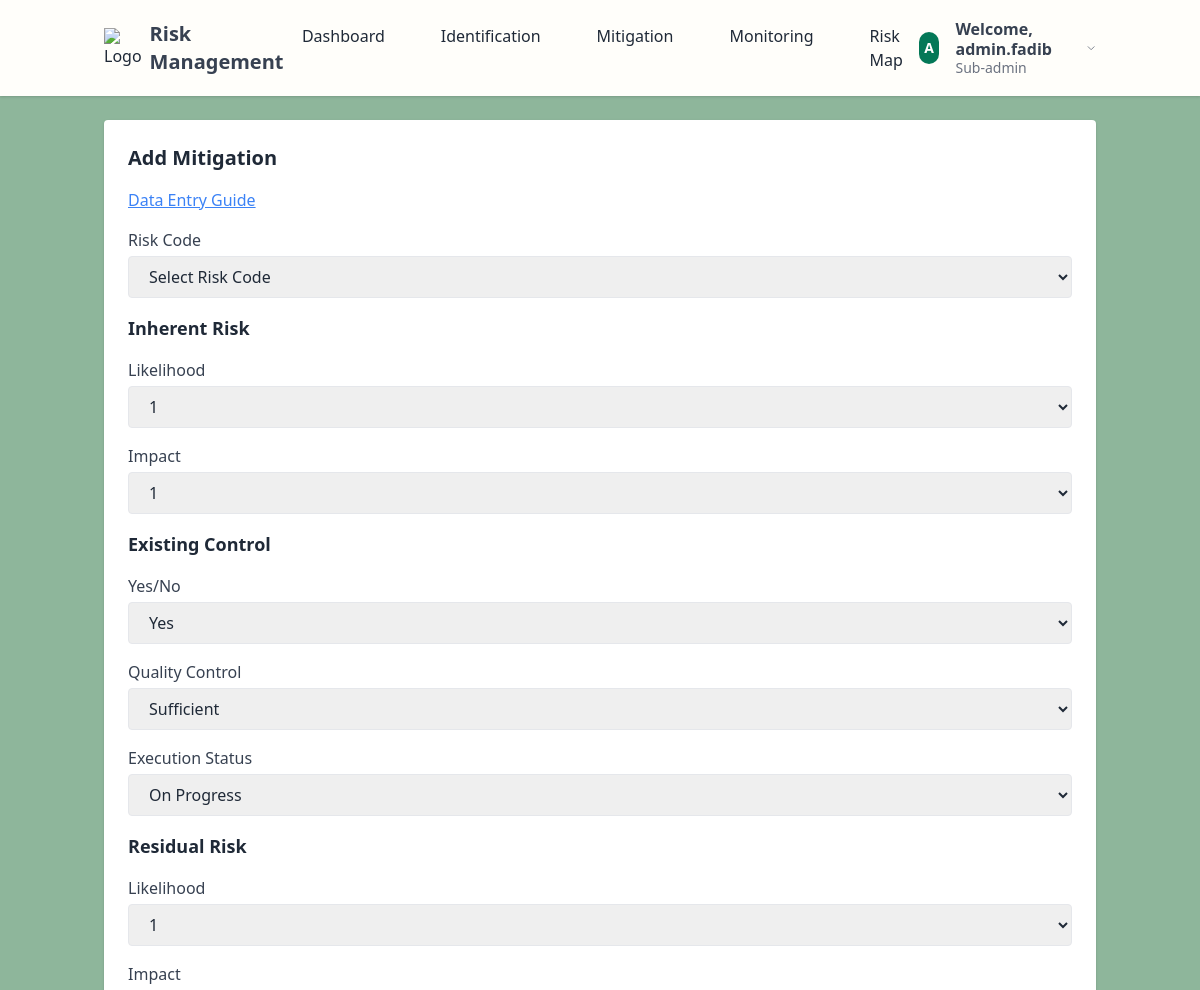
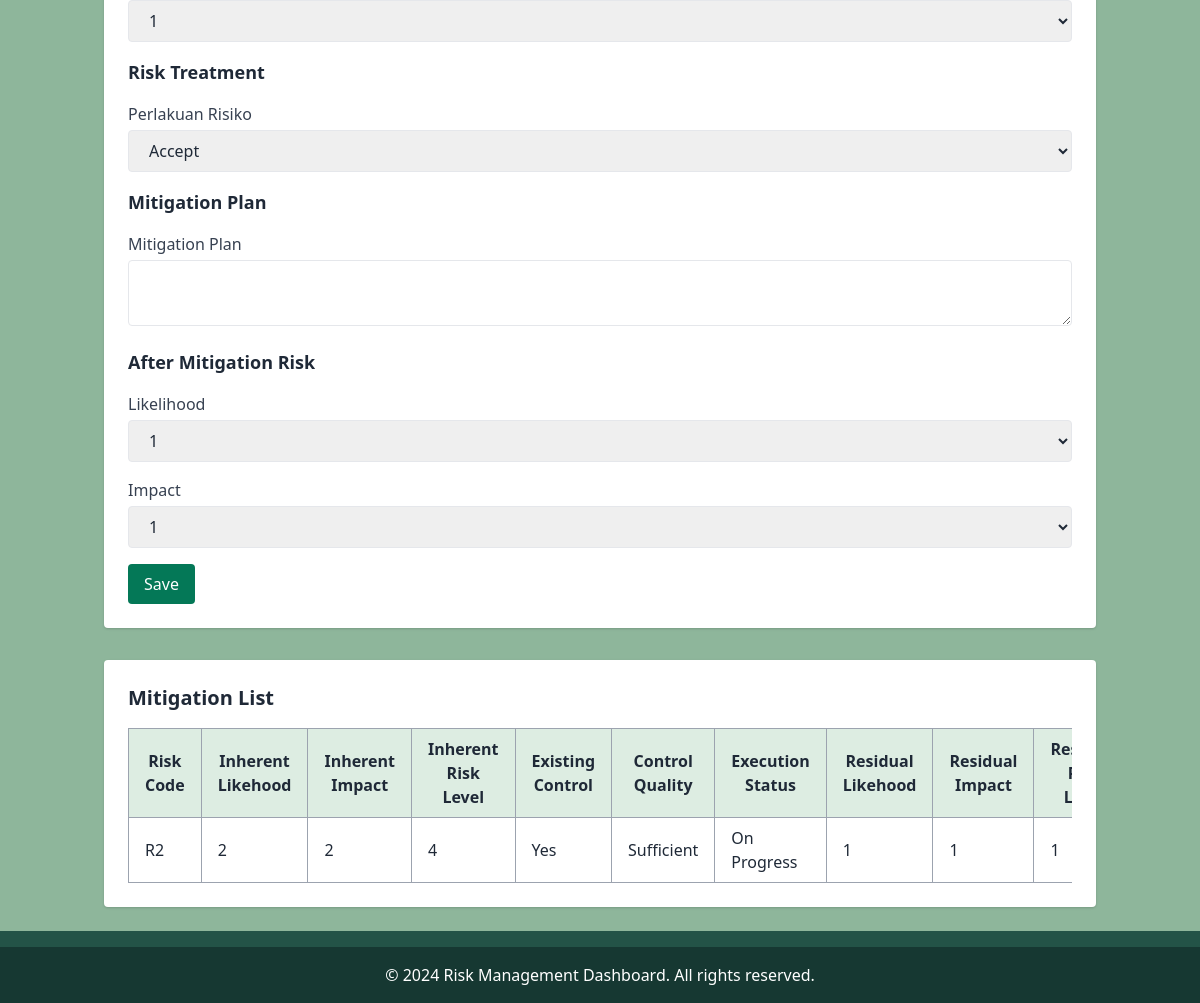
Screenshot of /pages/mitigation.php (signed in) with the database file from the repository (2 pictures, top to bottom).
### tables this page shows
CREATE TABLE `mitigations` (
  `id` int NOT NULL,
  `risk_code` varchar(10) DEFAULT NULL,
  `inherent_likehood` tinyint DEFAULT NULL,
  `inherent_impact` tinyint DEFAULT NULL,
  `inherent_risk_level` int DEFAULT NULL,
  `existing_control` enum('Yes','No') DEFAULT NULL,
  `control_quality` enum('Sufficient','Not Sufficient') DEFAULT NULL,
  `execution_status` enum('On Progress','Pending','Completed') DEFAULT NULL,
  `residual_likehood` tinyint DEFAULT NULL,
  `residual_impact` tinyint DEFAULT NULL,
  `residual_risk_level` int DEFAULT NULL,
  `risk_treatment` enum('Accept','Share','Reduce','avoid') DEFAULT NULL,
  `mitigation_plan` text,
  `after_mitigation_likehood` tinyint DEFAULT NULL,
  `after_mitigation_impact` tinyint DEFAULT NULL,
  `after_mitigation_risk_level` int DEFAULT NULL,
  `faculty_id` int DEFAULT NULL,
  `is_completed` tinyint(1) NOT NULL DEFAULT '0'
);

### pages/mitigation.php (the view, shortened to what this page needs)
<?php
require_once '../includes/init.php';
require_once '../classes/Mitigation.php';
$username = $_SESSION['username'];
if (strpos($username, '@') !== false) {
    $username = explode('@', $username)[0];
}
$mitigation = new Mitigation($conn);
$is_admin = $_SESSION['role'] === 'admin' || $_SESSION['role'] === 'sub-admin';
$id = $_GET['edit'] ?? null;
$editData = $id ? $mitigation->getMitigationById($id) : null;
?>
<!DOCTYPE html>
<html lang="id">
<head>
    <link rel="stylesheet" href="../assets/css/palette.css">
    <link href="https://cdn.jsdelivr.net/npm/tailwindcss@2.0.4/dist/tailwind.min.css" rel="stylesheet">
</head>
<header class="bg-beige shadow">
    <div class="container mx-auto px-4 py-4 flex justify-between items-center relative">
        <div class="flex items-center space-x-2">
            <img src="../assets/img/logo.png" alt="Logo" class="w-10 h-10">
            <span class="text-xl font-bold text-gray-700">Risk Management</span>
        </div>
        <nav id="navMenu" class="hidden md:flex md:space-x-6 absolute md:static top-16 left-0 w-full md:w-auto bg-white md:bg-transparent shadow md:shadow-none z-20 transition-all duration-300 ease-in-out">
            <a href="dashboard.php" class="block px-4 py-2 hover:bg-green-700 hover:text-white rounded transition-all duration-300">Dashboard</a>
            <a href="identification.php" class="block px-4 py-2 hover:bg-green-700 hover:text-white rounded transition-all duration-300">Identification</a>
            <a href="mitigation.php" class="block px-4 py-2 hover:bg-green-700 hover:text-white rounded transition-all duration-300">Mitigation</a>
            <a href="monitoring.php" class="block px-4 py-2 hover:bg-green-700 hover:text-white rounded transition-all duration-300">Monitoring</a>
            <a href="riskmap.php" class="block px-4 py-2 hover:bg-green-700 hover:text-white rounded transition-all duration-300">Risk Map</a>
        </nav>
        <div class="relative">
            <button id="userMenuButton" class="flex items-center space-x-4 focus:outline-none transition-all duration-300 hover:scale-105">
                <div class="bg-green-700 w-8 h-8 rounded-full flex justify-center items-center text-white font-bold text-sm">
                    <?php echo strtoupper(substr($_SESSION['username'], 0, 1)); ?>
                </div>
                <div class="hidden md:flex flex-col text-left">
                    <span class="text-gray-700 font-semibold text-base leading-tight">Welcome, <?php echo htmlspecialchars($username); ?></span>
                    <span class="text-gray-500 text-sm leading-tight"><?php echo ucfirst($_SESSION['role']); ?></span>
                </div>
                <svg class="w-4 h-4 text-gray-500 ml-2 transition-transform duration-300 transform group-hover:rotate-180" xmlns="http://www.w3.org/2000/svg" fill="none" viewBox="0 0 24 24" stroke="currentColor">
                    <path stroke-linecap="round" stroke-linejoin="round" stroke-width="2" d="M19 9l-7 7-7-7" />
                </svg>
            </button>
        </div>
    </div>
</header>
<body class="bg-light-green text-gray-800 flex flex-col min-h-screen overflow:visible">
<div class="flex-grow">
    <main class="container mx-auto px-4 py-6 flex-grow">
        <?php if ($is_admin): ?>
        <section class="bg-white rounded shadow p-6 mb-8">
            <h2 class="text-xl font-bold mb-4">Add Mitigation</h2>
            <div class="flex justify-left mb-4">
                <button id="openGuide" class="text-blue-500 underline hover:text-blue-700">
                    Data Entry Guide
                </button>
            </div>
            <form action="mitigation.php" method="POST" class="space-y-4">
                <div>
                    <label for="risk_code" class="block text-gray-700">Risk Code</label>
                    <select id="risk_code" name="risk_code" required class="w-full mt-1 px-4 py-2 border rounded focus:ring focus:ring-green-500">
                        <option value="" disabled selected>Select Risk Code</option>
                    </select>
                </div>
                <h3 class="text-lg font-bold mt-6 mb-2">Inherent Risk</h3>
                <div class="space-y-4">
                    <div>
                        <label for="inherent_likehood" class="block text-gray-700 font-medium">Likelihood</label>
                        <select id="inherent_likehood" name="inherent_likehood" required class="w-full mt-1 px-4 py-2 border rounded focus:ring focus:ring-green-500">
                            <?php for ($i = 1; $i <= 5; $i++): ?>
                                <option value="<?php echo $i; ?>" <?php echo (isset($editData['inherent_likehood']) && $editData['inherent_likehood'] == $i) ? 'selected' : ''; ?>><?php echo $i; ?></option>
                            <?php endfor; ?>
                        </select>
                    </div>
                    <div>
                        <label for="inherent_impact" class="block text-gray-700 font-medium">Impact</label>
                        <select id="inherent_impact" name="inherent_impact" required class="w-full mt-1 px-4 py-2 border rounded focus:ring focus:ring-green-500">
                            <?php for ($i = 1; $i <= 5; $i++): ?>
                                <option value="<?php echo $i; ?>" <?php echo (isset($editData['inherent_impact']) && $editData['inherent_impact'] == $i) ? 'selected' : ''; ?>><?php echo $i; ?></option>
                            <?php endfor; ?>
                        </select>
                    </div>
                </div>
                <h3 class="text-lg font-bold mt-6 mb-2">Existing Control</h3>
                <div class="space-y-4">
                    <div>
                        <label for="existing_control" class="block text-gray-700 font-medium">Yes/No</label>
                        <select id="existing_control" name="existing_control" required class="w-full mt-1 px-4 py-2 border rounded focus:ring focus:ring-green-500">
                            <option value="Yes" <?php echo (isset($editData['existing_control']) && $editData['existing_control'] == 'Yes') ? 'selected' : ''; ?>>Yes</option>
                        </select>
                    </div>
                    <div>
                        <label for="control_quality" class="block text-gray-700 font-medium">Quality Control</label>
                        <select id="control_quality" name="control_quality" required class="w-full mt-1 px-4 py-2 border rounded focus:ring focus:ring-green-500">
                            <option value="Sufficient" <?php echo (isset($editData['control_quality']) && $editData['control_quality'] == 'Sufficient') ? 'selected' : ''; ?>>Sufficient</option>
                        </select>
                    </div>
                    <div>
                        <label for="execution_status" class="block text-gray-700 font-medium">Execution Status</label>
                        <select id="execution_status" name="execution_status" required class="w-full mt-1 px-4 py-2 border rounded focus:ring focus:ring-green-500">
                            <option value="On Progress">On Progress</option>
                        </select>
                    </div>
                </div>
                <h3 class="text-lg font-bold mt-6 mb-2">Residual Risk</h3>
                <div class="space-y-4">
                    <div>
                        <label for="residual_likehood" class="block text-gray-700 font-medium">Likelihood</label>
                        <select id="residual_likehood" name="residual_likehood" required class="w-full mt-1 px-4 py-2 border rounded focus:ring focus:ring-green-500">
                            <?php for ($i = 1; $i <= 5; $i++): ?>
                                <option value="<?php echo $i; ?>" <?php echo (isset($editData['residual_likehood']) && $editData['residual_likehood'] == $i) ? 'selected' : ''; ?>><?php echo $i; ?></option>
                            <?php endfor; ?>
                        </select>
                    </div>
                    <div>
                        <label for="residual_impact" class="block text-gray-700 font-medium">Impact</label>
                        <select id="residual_impact" name="residual_impact" required class="w-full mt-1 px-4 py-2 border rounded focus:ring focus:ring-green-500">
                            <?php for ($i = 1; $i <= 5; $i++): ?>
                                <option value="<?php echo $i; ?>" <?php echo (isset($editData['residual_impact']) && $editData['residual_impact'] == $i) ? 'selected' : ''; ?>><?php echo $i; ?></option>
                            <?php endfor; ?>
                        </select>
                    </div>
                </div>
                <h3 class="text-lg font-bold mt-6 mb-2">Risk Treatment</h3>
                <div class="space-y-4">
                    <div>
                        <label for="risk_treatment" class="block text-gray-700 font-medium">Perlakuan Risiko</label>
                        <select id="risk_treatment" name="risk_treatment" required class="w-full mt-1 px-4 py-2 border rounded focus:ring focus:ring-green-500">
                            <option value="Accept" <?php echo (isset($editData['risk_treatment']) && $editData['risk_treatment'] == 'Acept') ? 'selected' : ''; ?>>Accept</option>
                        </select>
                    </div>
                </div>
                <h3 class="text-lg font-bold mt-6 mb-2">Mitigation Plan</h3>
                <div>
                    <label for="mitigation_plan" class="block text-gray-700 font-medium">Mitigation Plan</label>
                    <textarea id="mitigation_plan" name="mitigation_plan" required class="w-full mt-1 px-4 py-2 border rounded focus:ring focus:ring-green-500"><?php echo $editData['mitigation_plan'] ?? ''; ?></textarea>
                </div>
                <h3 class="text-lg font-bold mt-6 mb-2">After Mitigation Risk</h3>
                <div class="space-y-4">
                    <div>
                        <label for="after_mitigation_likehood" class="block text-gray-700 font-medium">Likelihood</label>
                        <select id="after_mitigation_likehood" name="after_mitigation_likehood" required class="w-full mt-1 px-4 py-2 border rounded focus:ring focus:ring-green-500">
                            <?php for ($i = 1; $i <= 5; $i++): ?>
                                <option value="<?php echo $i; ?>" <?php echo (isset($editData['after_mitigation_likehood']) && $editData['after_mitigation_likehood'] == $i) ? 'selected' : ''; ?>><?php echo $i; ?></option>
                            <?php endfor; ?>
                        </select>
                    </div>
                    <div>
                        <label for="after_mitigation_impact" class="block text-gray-700 font-medium">Impact</label>
                        <select id="after_mitigation_impact" name="after_mitigation_impact" required class="w-full mt-1 px-4 py-2 border rounded focus:ring focus:ring-green-500">
                            <?php for ($i = 1; $i <= 5; $i++): ?>
                                <option value="<?php echo $i; ?>" <?php echo (isset($editData['after_mitigation_impact']) && $editData['after_mitigation_impact'] == $i) ? 'selected' : ''; ?>><?php echo $i; ?></option>
                            <?php endfor; ?>
                        </select>
                    </div>
                </div>
                <button type="submit" class="bg-green-700 text-white px-4 py-2 rounded hover:bg-green-800 transition">Save</button>
            </form>
        </section>
        <?php endif; ?>
        <section class="bg-white rounded shadow p-6">
            <h2 class="text-xl font-bold mb-4">Mitigation List</h2>
            <div class="overflow-x-auto">
                <table class="table-auto w-full border-collapse border border-gray-200">
                    <thead class="bg-beige-green">
                        <tr>
                            <th class="border border-gray-400 px-4 py-2">Risk Code</th>
                            <th class="border border-gray-400 px-4 py-2">Inherent Likehood</th>
                            <th class="border border-gray-400 px-4 py-2">Inherent Impact</th>
                            <th class="border border-gray-400 px-4 py-2">Inherent Risk Level</th>
                            <th class="border border-gray-400 px-4 py-2">Existing Control</th>
                            <th class="border border-gray-400 px-4 py-2">Control Quality</th>
                            <th class="border border-gray-400 px-4 py-2">Execution Status</th>
                            <th class="border border-gray-400 px-4 py-2">Residual Likehood</th>
                            <th class="border border-gray-400 px-4 py-2">Residual Impact</th>
                            <th class="border border-gray-400 px-4 py-2">Residual Risk Level</th>
                        </tr>
                    </thead>
                    <tbody>
                        <?php
                        $role = $_SESSION['role'] ?? '';
                        if ($role === 'admin') {
                            $query = $conn->query("SELECT mitigations.*, faculties.faculty_name FROM mitigations LEFT JOIN faculties ON mitigations.faculty_id = faculties.id");
                        } else {
                            $query = $conn->prepare("SELECT * FROM mitigations WHERE faculty_id = :faculty_id");
                            $query->execute(['faculty_id' => $_SESSION['faculty_id']]);
                        }
                        while ($row = $query->fetch()) {
                            echo "<tr class='hover:bg-gray-50'>
                            <td class='border border-gray-400 px-4 py-2'>{$row['risk_code']}</td>
                            <td class='border border-gray-400 px-4 py-2'>{$row['inherent_likehood']}</td>
                            <td class='border border-gray-400 px-4 py-2'>{$row['inherent_impact']}</td>
                            <td class='border border-gray-400 px-4 py-2'>{$row['inherent_risk_level']}</td>
                            <td class='border border-gray-400 px-4 py-2'>{$row['existing_control']}</td>
                            <td class='border border-gray-400 px-4 py-2'>{$row['control_quality']}</td>
                            <td class='border border-gray-400 px-4 py-2'>{$row['execution_status']}</td>
                            <td class='border border-gray-400 px-4 py-2'>{$row['residual_likehood']}</td>
                            <td class='border border-gray-400 px-4 py-2'>{$row['residual_impact']}</td>
                            <td class='border border-gray-400 px-4 py-2'>{$row['residual_risk_level']}</td>
                            <td class='border border-gray-400 px-4 py-2'>{$row['risk_treatment']}</td>
                            <td class='border border-gray-400 px-4 py-2'>{$row['mitigation_plan']}</td>
                            <td class='border border-gray-400 px-4 py-2'>{$row['after_mitigation_likehood']}</td>
                            <td class='border border-gray-400 px-4 py-2'>{$row['after_mitigation_impact']}</td>
                            <td class='border border-gray-400 px-4 py-2'>{$row['after_mitigation_risk_level']}</td>";
                        echo "</tr>";
                            }
                        ?>
                    </tbody>
                </table>
            </div>
        </section>
    </main>
</div>
    <footer class="bg-dark-green text-white text-center">
        <div class="bg-medium-green py-2"></div>
            <div class="py-4">
                © 2024 Risk Management Dashboard. All rights reserved.
            </div>
    </footer>
</body>
</html>

### rows the page displays
mitigations: risk_code "R2", inherent_likehood "2", inherent_impact "2", inherent_risk_level "4", existing_control "Yes", control_quality "Sufficient", execution_status "On Progress", residual_likehood "1", residual_impact "1", residual_risk_level "1"

### other values shown
substr($_SESSION['username'], 0, 1) "A"
$username "admin.fadib"
$_SESSION['role'] "Sub-admin"
form field inherent_likehood "1"
form field inherent_impact "1"
form field residual_likehood "1"
form field residual_impact "1"
form field after_mitigation_likehood "1"
form field after_mitigation_impact "1"
